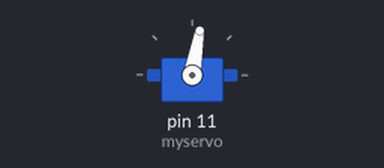
Recording of a sketch running on a simulated Arduino Uno, built with avr-gcc and run on an emulated ATmega328P. Shown: servo.

Above: at 0.05 s.
At 0.85 s:
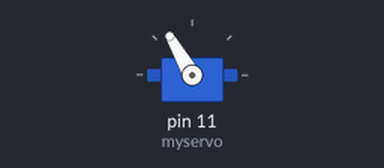
At 1.3 s:
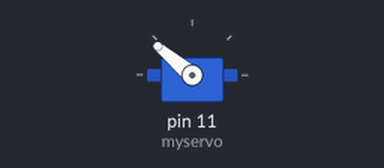
At 2.6 s:
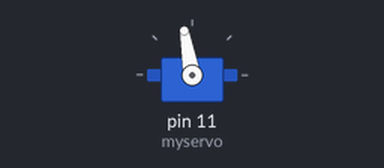
Timing chart, 0 to 6.9 s (numbered marks = the images above):
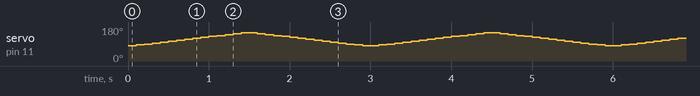

The sketch:

servo_driver.ino
```cpp
#include <Servo.h>
// Servo 10, range 80~120
// Servo 9, range 0~150
// Servo 11, range 80~150
Servo myservo;
int pos = 100;

void setup(){
  myservo.attach(11);
}

void loop(){
  for (pos = 80; pos <= 150; pos+=5){
    myservo.write(pos);
    delay(100);
  }
//    pos = 160;
//    myservo.write(pos);
  for (pos = 150; pos >= 80; pos-=5){
    myservo.write(pos);
    delay(100);
  }
}
```
